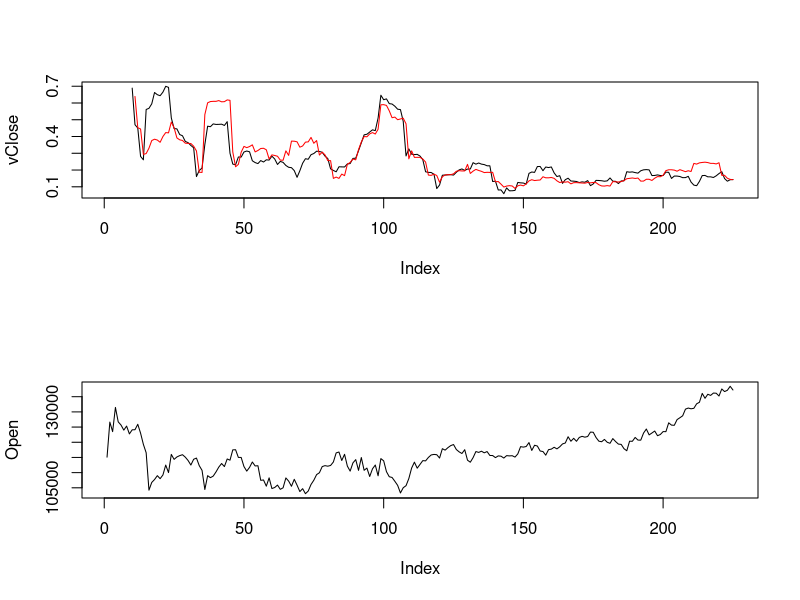

This figure's R source:
library("TTR")

#data(ttrc)
#ohlc <- ttrc[,c("Open", "High", "Low", "Close")]

#Open  = c(1, 2, 3, 1, 2, 3, 1, 2, 3, 4)
#High  = c(2, 3, 4, 2, 3, 4, 2, 3, 4, 5)
#Low   = c(1, 2, 3, 2, 3, 4, 5, 2, 1, 4)
#Close = c(3, 2, 1, 3, 4, 2, 1, 4, 2, 3)
#ohlc <- data.frame(Open, High, Low, Close)

Open = c(115100,126640,123500,131470,126720,125670,124000,125330,122750,124100,124130,125920,123000,119320,116550,104220,106770,107730,109000,108010,109230,112490,110020,116000,114370,115160,115600,115900,115100,114000,112500,114400,114800,112300,110750,104450,109000,108340,108860,110240,111830,113000,111990,114500,114100,117500,117540,115000,115000,112000,110500,111730,113500,112200,112270,107470,107580,105540,108280,104760,105100,105900,104500,105000,108250,107200,105510,107800,105870,103760,104720,103060,103940,106100,107500,109350,109960,111990,112300,112120,112360,113500,116500,116790,114000,116030,112160,110500,113210,114280,110750,114970,110770,111500,108730,111260,112500,108960,114620,113880,110310,108650,108410,107150,105810,103310,105030,105700,108050,111500,113450,111460,112700,113950,113870,115000,115820,116000,115900,114800,117880,117410,118230,118900,119250,117610,116840,116300,117550,114100,113430,114940,116940,116660,117050,116520,116940,115650,115630,114940,115510,115410,114800,115600,115510,115570,115120,116160,118560,118400,118600,119900,117310,119020,118760,117120,116950,115750,117570,117740,118350,117820,118500,119450,119760,121820,120330,121300,120320,121590,121950,121680,121890,123350,123290,121560,120360,120170,120940,120000,119660,121210,120230,119400,119300,117880,117200,120350,120320,121590,120720,120690,123030,124360,122430,123050,123700,122160,122550,123510,123490,126400,125650,125580,127460,128070,128710,130910,131270,131020,131180,132660,133170,136090,134480,135810,135430,136200,136150,135230,137550,136690,137120,138430,137210)
High = c(116000,127010,123500,131470,126720,126400,124250,125330,122750,124150,124130,125920,123000,119320,116550,104220,107000,110650,109000,108010,109500,112490,110020,116000,115280,115160,115600,115900,115100,114000,112500,114800,114850,112300,110750,113940,109200,110620,110200,110240,112530,113000,111990,115290,116500,117500,117540,115000,115130,112000,110500,111730,113500,112200,113330,107470,107580,106930,108580,105790,105100,105900,106000,105000,108250,107200,111960,107800,105870,103760,106100,103630,103940,106100,107500,110160,109960,112000,112300,112120,112360,113500,116500,116790,114000,116030,112160,110500,113500,114280,110750,114970,110770,111500,108730,111260,112500,108960,114870,113880,110310,108650,108570,107150,105810,103310,105150,105700,108100,111720,113450,112540,112700,113990,113870,115000,115820,116410,115900,114800,118000,118740,118500,118900,119250,117610,116840,117280,117550,114100,113430,115940,117370,116940,117940,116520,116940,115650,115940,115800,115510,115800,114890,116060,115790,115900,116000,118670,118900,118990,120560,120200,119130,119580,118950,117500,118280,117790,118000,119000,118350,118500,119300,120580,121790,122000,121830,121700,121520,122600,122390,122210,123500,124110,123690,121560,120550,121200,121300,120800,121000,121440,120720,120000,119410,118500,120500,121000,121990,121590,121580,123150,124760,124520,124070,123770,124050,122920,124130,124070,127300,127260,126640,128060,128670,130070,131630,131490,132690,132330,133110,133850,136650,136370,136350,136560,136390,137080,136780,138360,137910,137730,138580,138850,138310)
Low = c(115100,126430,123500,131470,126720,125150,124000,125230,122750,124000,124130,125920,123000,119320,108110,104220,106600,107730,109000,106670,109200,112490,110020,116000,114370,115160,115600,114570,114990,114000,112500,114400,114800,112300,110330,104000,108620,107600,108580,110240,111530,113000,111180,114500,114100,117500,117540,115000,110300,112000,110500,111730,113500,112200,110430,107470,106000,105540,108280,104640,105100,105000,104500,105000,106050,107200,105510,107500,105870,103550,104720,103060,103450,106100,107500,108200,109650,111990,110470,112120,112100,113500,115900,114690,114000,114520,112160,110500,113210,114280,110750,114970,110770,111500,108730,111260,112500,106160,113440,112850,108690,108070,107920,106980,105810,103310,105030,105700,108050,111500,111390,111460,112700,113950,113870,115000,115820,115350,115900,114800,117880,117410,117570,118750,117810,117610,116200,116300,117000,113100,113430,114940,115940,116660,116940,115940,115810,115650,115450,114940,115510,115080,114250,115200,114770,115400,115120,116160,118200,117900,118600,117000,116770,118450,117000,116690,115550,115750,117000,117620,117270,117630,118440,119390,119570,120400,119850,120000,120060,121550,121150,121670,121720,122800,121470,120200,119690,119950,120050,119430,119660,118750,119380,118950,117150,117000,117110,119620,120080,120420,120330,120630,122640,121980,121880,122960,121590,121390,122540,122070,122450,125180,125200,125370,127330,127870,128450,129910,130970,130530,127100,132610,132710,133800,134350,134460,134470,135270,135160,134600,136370,136130,137120,137210,136600)
Close = c(116000,127010,123500,131470,126720,125150,124250,125330,122750,124000,124130,125920,123000,119320,108110,104220,106600,110590,109000,106670,109500,112490,110020,116000,115280,115160,115600,114570,114990,114000,112500,114800,114850,112300,110330,104000,108620,108350,110200,110240,112530,113000,111180,115030,116500,117500,117540,115000,115130,112000,110500,111730,113500,112200,110430,107470,106000,106930,108580,105790,105100,105000,106000,105000,106480,107200,107900,107500,105870,103550,106100,103630,103450,106100,107500,109460,109650,112000,110470,112120,112100,113500,116000,114690,114000,114650,112160,110500,113500,114280,110750,114970,110770,111500,108730,111260,112500,106160,113440,113500,108690,108070,108100,107140,105810,103310,105070,105700,108100,111720,111390,112540,112700,113990,113870,115000,115820,115900,115900,114800,118000,118010,117570,118750,118970,117610,116200,117280,117000,113370,113430,115700,115940,116940,117130,115940,115810,115650,115940,115690,115510,115120,114730,116060,115790,115590,116000,118170,118270,118990,119830,117270,119130,119300,117060,116810,115960,117790,117400,118520,117990,118460,119300,119500,121650,120400,120600,120270,121250,121980,121690,121870,123340,123320,121720,120200,120150,121030,120350,119630,121000,120240,119720,119740,117680,117700,120500,120520,121640,120770,121120,123100,124690,122500,122990,123650,123540,122600,123600,123880,126740,125720,125630,127540,128200,128650,130800,131430,131030,131300,132780,132960,136030,134450,135690,135370,136070,136130,135280,137710,136610,137170,138470,137260,138220)
ohlc <- data.frame(Open, High, Low, Close)

vClose <- volatility(ohlc, calc = "close")
vGK <- volatility(ohlc, calc = "garman")
vP <- volatility(ohlc, calc = "parkinson")
vRS <- volatility(ohlc, calc = "rogers")
vYZ <- volatility(ohlc, calc = "yang.zhang")
vYZ2 <- volatility(ohlc, calc = "yang.zhang", n = 30)

#plot(xrange, yrange, type = "n", xlab = "Strike", ylab = "Volatility")
par(mfrow=c(2,1))

plot(vClose, type = "lines")
#points(vGK, type = "lines", col = "yellow")
#points(vP, type = "lines", col = "blue")
#points(vRS, type = "lines", col = "orange")
points(vYZ, type = "lines", col = "red")
#points(vYZ2, type = "lines", col = "green")
plot(Open, type = "lines")
#bbands <- BBands(ttrc[,c("High","Low","Close")])